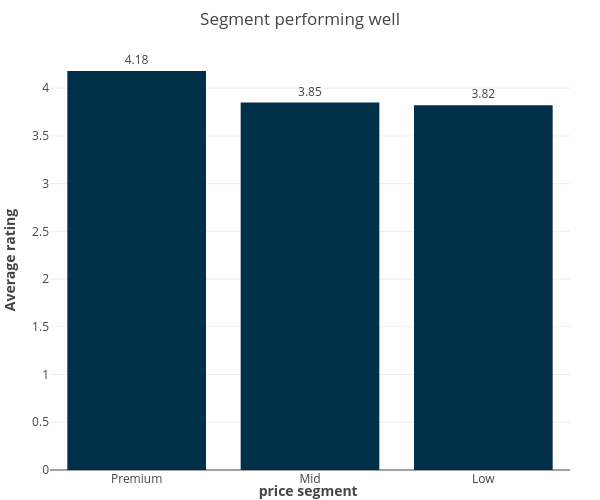

The cell this chart's notebook holds for it:
### Code cell
fig5 = px.bar(
    q5,
    x="price_segment",
    y="avg_rating",
    #orientation="h",
    text="avg_rating",
    title="Segment performing well",
    color_discrete_sequence=["#003049"]
)

fig5.update_traces(textposition="outside")

fig5.update_layout(
    height=500,
    width=600,
    #template="plotly_white",
    margin=dict(l=50, r=30, t=50, b=30),
    
    #xaxis=dict(range=[600,1900]),
    #yaxis=dict(range=[3.5,4.3]),
   # yaxis=dict(autorange="reversed"),
   # xaxis=dict(tickangle=-90),
    yaxis_title="<b>Average rating</b>",
    xaxis_title="<b>price segment </b>"
)

### Figure 1 — Plotly figure (JSON) as saved in the notebook; plotly's stock layout.template omitted (floating-point values rounded to 4 significant figures)
{"data": [{"hovertemplate": "price_segment=%{x}<br>avg_rating=%{text}<extra></extra>", "legendgroup": "", "marker": {"color": "#003049", "pattern": {"shape": ""}}, "name": "", "orientation": "v", "showlegend": false, "text": [4.18, 3.85, 3.82], "textposition": "outside", "type": "bar", "x": ["Premium", "Mid", "Low"], "xaxis": "x", "y": [4.18, 3.85, 3.82], "yaxis": "y"}], "layout": {"barmode": "relative", "height": 500, "legend": {"tracegroupgap": 0}, "margin": {"b": 30, "l": 50, "r": 30, "t": 50}, "title": {"text": "Segment performing well"}, "width": 600, "xaxis": {"anchor": "y", "domain": [0, 1], "title": {"text": "<b>price segment </b>"}}, "yaxis": {"anchor": "x", "domain": [0, 1], "title": {"text": "<b>Average rating</b>"}}}}
